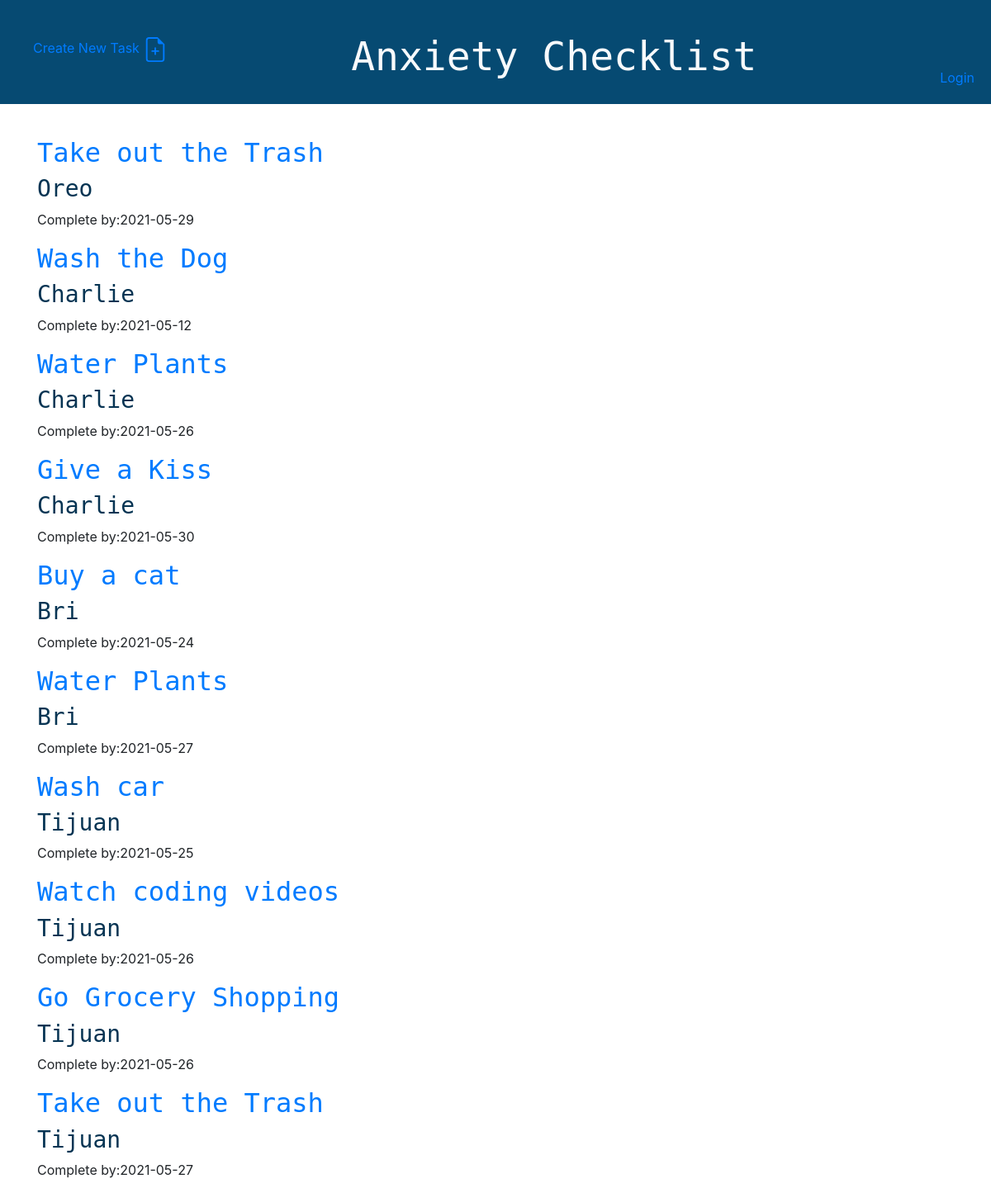
The page / on the database its author committed.
### main/models.py (models this page shows, shortened)
class Todo(models.Model):
    task = models.CharField(max_length= 280)
    text = models.TextField(max_length=400)
    created_date = models.DateField(auto_now_add=True)
    due_date = models.DateField(blank=True, null=True)
    done = models.BooleanField(default=False)
    user = models.ForeignKey(User, on_delete=models.CASCADE, related_name="todos")

### main/views.py (the view)
# urls.py: path('', views.todo_list, name='todo_list'),
def todo_list(request):
    todos = Todo.objects.all().order_by('-user', 'due_date')
    return render(request, 'main/todo_list.html', {'todos': todos})

### templates/main/todo_list.html
{% extends 'base.html' %}
{% block content %}
    {% for todo in todos.all %}
        <article class="todo">
            <h2><a href="{% url 'todo_detail' pk=todo.pk %}">{{ todo.task }}</a></h2>
            <h3>{{ todo.user |linebreaksbr }} </h3>
            <p>Complete by:{{ todo.due_date|linebreaksbr }}</p>
        </article>
    {% endfor %}
{% endblock %}

### main/static/css/todo.css (style rules this page uses)
h1, h2, h3, h4 { font-family: DejaVu Sans Mono, monospace; color: #063453 }

### rows shown on the page
Todo: task "Take out the Trash", user "Oreo", due_date "2021-05-29"
Todo: task "Wash the Dog", user "Charlie", due_date "2021-05-12"
Todo: task "Water Plants", user "Charlie", due_date "2021-05-26"
Todo: task "Give a Kiss", user "Charlie", due_date "2021-05-30"
Todo: task "Buy a cat", user "Bri", due_date "2021-05-24"
Todo: task "Water Plants", user "Bri", due_date "2021-05-27"
Todo: task "Wash car", user "Tijuan", due_date "2021-05-25"
Todo: task "Watch coding videos", user "Tijuan", due_date "2021-05-26"
Todo: task "Go Grocery Shopping", user "Tijuan", due_date "2021-05-26"
Todo: task "Take out the Trash", user "Tijuan", due_date "2021-05-27"
